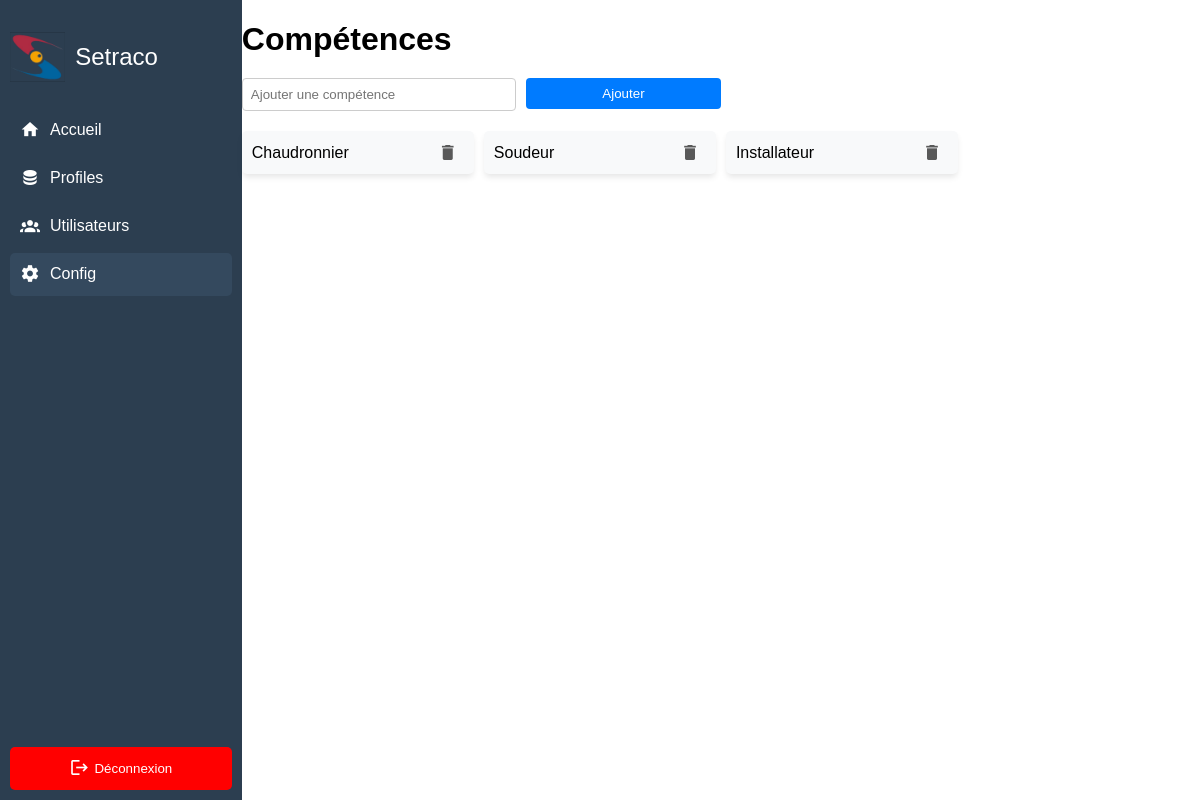
The app's page /config/, older data.
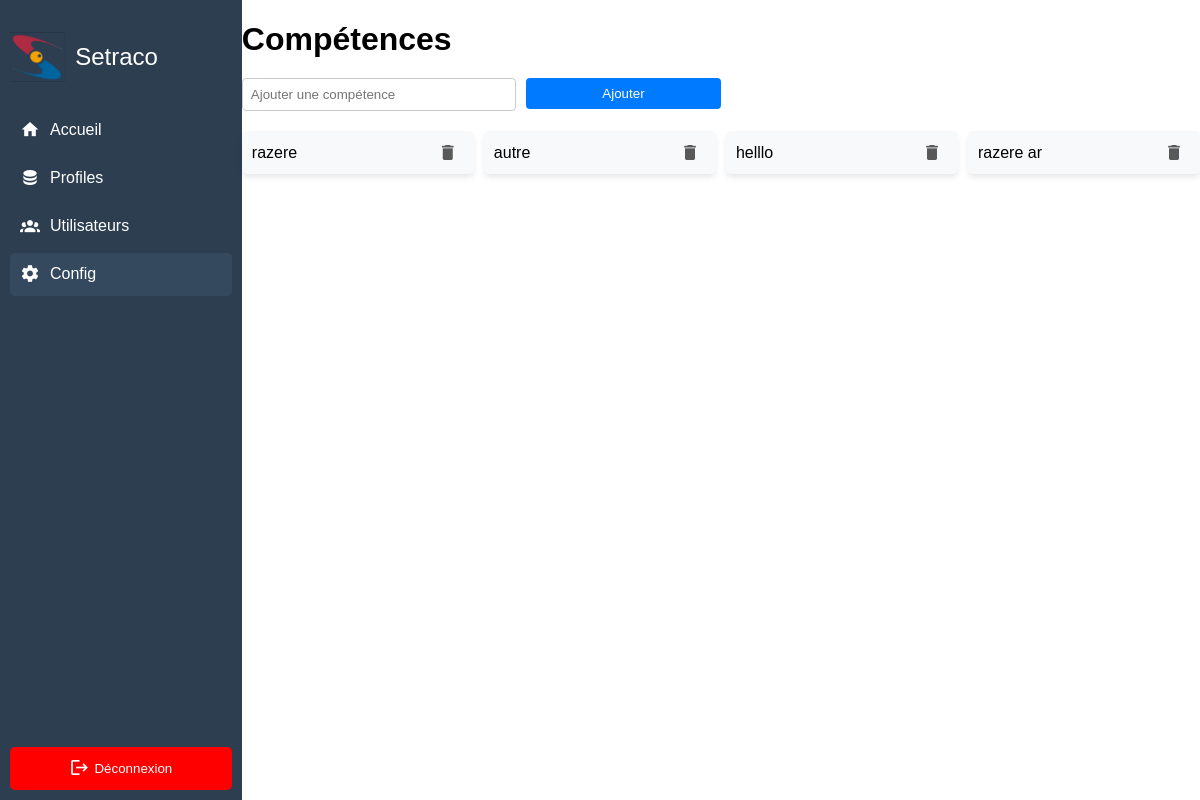
The same page, newer data.
### skills/models.py (models this page shows, shortened)
class Skill(models.Model):
    name = models.CharField(max_length=100)

### profiles/views.py (the view)
# urls.py: path('config/', config, name='config'),  # Placeholder, replace with actual view later
def config(request):
    if request.method == 'GET':
        skills = Skill.objects.all()
        return render(request, 'config.html', {'skills': skills})

### profiles/templates/config.html (shortened to what this page needs)
{% extends 'baseV3.html' %}
{% block content %}
<h1>Compétences</h1>
<form method="post" action="{% url 'add_skill' %}" class="add-skill-form">
    <input type="text" name="skill_name" placeholder="Ajouter une compétence" required>
    <button type="submit" class="btn btn-primary">Ajouter</button>
</form>
<div class="skills-grid">
    {% for skill in skills %}
    <div class="skill-card">
        <span>{{ skill.name }}</span>
        <button type="button" class="delete-btn-icon mdi mdi-delete" data-toggle="modal" data-target="#deleteSkillModal"
            data-id="{{ skill.id }}" data-name="{{ skill.name }}"
            onclick="openDeleteModal('{{ skill.id }}', '{{ skill.name }}')">
        </button>
    </div>
    {% endfor %}
</div>
{% endblock %}

### profiles/templates/baseV3.html (shortened to what this page needs)
{% load static %}
<!DOCTYPE html>
<html lang="en">
<head>
    <link href="https://cdn.jsdelivr.net/npm/vuetify@3.7/dist/vuetify.min.css" rel="stylesheet">
    <link href="https://cdn.jsdelivr.net/npm/@mdi/font/css/materialdesignicons.min.css" rel="stylesheet">
</head>
<body>
    <div class="container">
        <div class="sidebar">
            <div class="logo">
                <img src="{% static 'images/logoCrop.png' %}" alt="Company Logo">
                <span>Setraco</span>
            </div>
            <nav class="menu">
                <a href="{% url 'home' %}" class="{% if request.path == '/' %}active{% endif %}">
                    <span class="mdi mdi-home"></span>
                    Accueil
                </a>
                <a href="{% url 'profiles' %}" class="{% if request.path == '/profiles/' %}active{% endif %}">
                    <span class="mdi mdi-database"></span>
                    Profiles
                </a>
                <a href="{% url 'users' %}" class="{% if request.path == '/users/' %}active{% endif %}">
                    <span class="mdi mdi-account-group"></span>
                    Utilisateurs
                </a>
                <a href="{% url 'config' %}" class="{% if request.path == '/config/' %}active{% endif %}">
                    <span class="mdi mdi-cog"></span>
                    Config
                </a>
            </nav>
            <div class="logout">
                <button><span class="mdi mdi-logout"></span> Déconnexion</button>
            </div>
        </div>
        <div class="content">
            {% block content %}
            {% endblock %}
        </div>
    </div>
</body>
</html>

### profiles/templates/baseV3.html (style rules this page uses)
body, html { margin: 0; padding: 0; font-family: Arial, sans-serif; height: 100%; }
.container { display: flex; height: 100vh; width: 100%; }
.sidebar { width: 250px; background-color: #2c3e50; color: white; display: flex; flex-direction: column; justify-content: space-between; padding: 10px; }
.logo { display: flex; align-items: center; height: 12%; }
.logo img { height: 50px; margin-right: 10px; }
.logo span { font-size: 24px; }
.menu { flex-grow: 1; }
.menu a { display: flex; align-items: center; padding: 10px; margin: 5px 0; color: white; text-decoration: none; border-radius: 5px; transition: background-color 0.3s; }
.menu a:hover, .menu a.active { background-color: #34495e; }
.menu .mdi { font-size: 20px; margin-right: 10px; }
.logout { text-align: center; width: 100%; }
.logout button { background-color: red; color: white; padding: 10px; width: 100%; border: none; border-radius: 5px; cursor: pointer; display: flex; align-items: center; justify-content: center; }
.logout .mdi { font-size: 20px; margin-right: 5px; }
.content { width: 90%; }

### profiles/templates/config.html (style rules this page uses)
h1 { margin-bottom: 20px; }
.add-skill-form { width: 50%; display: flex; margin-bottom: 20px; display: flex; justify-content: space-between; }
.add-skill-form input[type="text"] { flex: 0.6; width: 100%; padding: 8px; margin-right: 10px; border: 1px solid #ccc; border-radius: 4px; }
.add-skill-form .btn-primary { flex: 0.4; padding: 8px 12px; background-color: #007bff; border: none; color: white; border-radius: 4px; cursor: pointer; }
.skills-grid { display: grid; grid-template-columns: repeat(4, 1fr); gap: 10px; }
.skill-card { background-color: #f8f9fa; padding: 10px; box-shadow: 0 4px 6px -1px rgba(0, 0, 0, 0.1); border-radius: 5px; display: flex; justify-content: space-between; align-items: center; }
.skill-card span { font-size: 16px; }
.btn { width: 100%; height: 100%; border: none; cursor: pointer; border-radius: 3px; }
.delete-btn-icon { background: none; border: none; color: rgb(89, 89, 89); cursor: pointer; font-size: 20px; display: flex; align-items: center; justify-content: center; }

Row changes from the older to the newer data that the page shows:
removed Skill: name "Chaudronnier"
removed Skill: name "Soudeur"
removed Skill: name "Installateur"
added Skill: name "razere"
added Skill: name "autre"
added Skill: name "helllo"
added Skill: name "razere ar"
